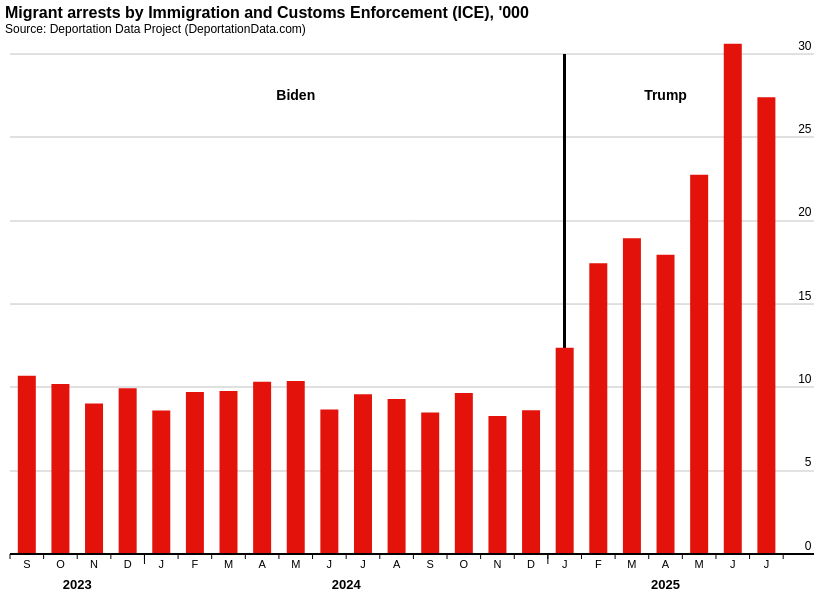

The notebook cell saved with this chart:
### Code cell
# Define Economist-style Vega-Lite chart and preview
spec = {
    "$schema": "https://vega.github.io/schema/vega-lite/v6.json",
    "config": {
        "axis": {
            "labelFontSize": 12,
            "titleFontSize": 13,
            "labelFont": "Arial, sans-serif",
            "titleFont": "Arial, sans-serif",
            "domainColor": "black",
            "domainWidth": 1
        },
        "title": {
            "fontSize": 16,
            "fontWeight": "bold",
            "font": "Arial, sans-serif",
            "anchor": "start"
        },
        "view": {
            "stroke": "transparent"
        }
    },
    "width": 800,
    "height": 500,
    "title": {
        "text": "Migrant arrests by Immigration and Customs Enforcement (ICE), '000",
        "subtitle": "Source: Deportation Data Project (DeportationData.com)",
        "anchor": "start"
    },
    "data": {"values": chart_data.to_dict('records')},
    "layer": [
        {
            "mark": {"type": "rule", "strokeWidth": 1, "color": "#e0e0e0"},
            "encoding": {"y": {"datum": 5}, "x": {"datum": -0.5}, "x2": {"datum": 23.4}}
        },
        {
            "mark": {"type": "rule", "strokeWidth": 1, "color": "#e0e0e0"},
            "encoding": {"y": {"datum": 10}, "x": {"datum": -0.5}, "x2": {"datum": 23.4}}
        },
        {
            "mark": {"type": "rule", "strokeWidth": 1, "color": "#e0e0e0"},
            "encoding": {"y": {"datum": 15}, "x": {"datum": -0.5}, "x2": {"datum": 23.4}}
        },
        {
            "mark": {"type": "rule", "strokeWidth": 1, "color": "#e0e0e0"},
            "encoding": {"y": {"datum": 20}, "x": {"datum": -0.5}, "x2": {"datum": 23.4}}
        },
        {
            "mark": {"type": "rule", "strokeWidth": 1, "color": "#e0e0e0"},
            "encoding": {"y": {"datum": 25}, "x": {"datum": -0.5}, "x2": {"datum": 23.4}}
        },
        {
            "mark": {"type": "rule", "strokeWidth": 1, "color": "#e0e0e0"},
            "encoding": {"y": {"datum": 30}, "x": {"datum": -0.5}, "x2": {"datum": 23.4}}
        },
        {
            "mark": {"type": "rule", "strokeWidth": 2, "color": "black"},
            "encoding": {"x": {"datum": 16}, "y": {"datum": 0}, "y2": {"datum": 30}}
        },
        {
            "mark": {"type": "bar", "tooltip": True, "color": "#e3120b", "width": {"band": 0.9}},
            "encoding": {
                "x": {
                    "field": "x_pos",
                    "type": "quantitative",
                    "axis": {
                        "title": None,
                        "labels": False,
                        "ticks": False,
                        "grid": False,
                        "domain": True,
                        "domainColor": "black",
                        "domainWidth": 2,
                        "domainOpacity": 1
                    },
                    "scale": {"domain": [-0.5, 23], "nice": False}
                },
                "y": {
                    "field": "arrests_thousands",
                    "type": "quantitative",
                    "axis": {
                        "title": None,
                        "grid": False,
                        "labels": True,
                        "values": [0, 5, 10, 15, 20, 25, 30],
                        "domain": False,
                        "ticks": False,
                        "orient": "right",
                        "labelAlign": "right",
                        "labelBaseline": "middle",
                        "labelPadding": 6,
                        "labelOffset": -9
                    },
                    "scale": {"domain": [0, 30]}
                },
                "tooltip": [
                    {"field": "date", "type": "temporal", "title": "Month", "format": "%b %Y"},
                    {"field": "arrests_thousands", "type": "quantitative", "title": "Arrests (thousands)", "format": ".1f"}
                ]
            }
        },
        {
            "mark": {"type": "rule", "strokeWidth": 1, "color": "black"},
            "encoding": {"y": {"datum": 0, "type": "quantitative"}, "x": {"datum": -0.5, "type": "quantitative"}, "x2": {"datum": 23.4}}
        },
        {
            "data": {"values": [{"x": -0.5}, {"x": 0.5}, {"x": 1.5}, {"x": 2.5}, {"x": 3.5}, {"x": 4.5}, {"x": 5.5}, {"x": 6.5}, {"x": 7.5}, {"x": 8.5}, {"x": 9.5}, {"x": 10.5}, {"x": 11.5}, {"x": 12.5}, {"x": 13.5}, {"x": 14.5}, {"x": 15.5}, {"x": 16.5}, {"x": 17.5}, {"x": 18.5}, {"x": 19.5}, {"x": 20.5}, {"x": 21.5}, {"x": 22.5}]},
            "mark": {"type": "rule", "strokeWidth": 1, "color": "#000000"},
            "encoding": {"x": {"field": "x", "type": "quantitative", "axis": None}, "y": {"datum": 0}, "y2": {"datum": -0.30}}
        },
        {
            "data": {"values": [{"x": 3.5}, {"x": 15.5}]},
            "mark": {"type": "rule", "strokeWidth": 1, "color": "#000000"},
            "encoding": {"x": {"field": "x", "type": "quantitative", "axis": None}, "y": {"datum": 0}, "y2": {"datum": -0.60}}
        },
        {
            "mark": {"type": "text", "align": "center", "baseline": "top", "dy": 5, "fontSize": 11, "fontWeight": "normal"},
            "encoding": {"x": {"field": "x_pos", "type": "quantitative", "axis": None}, "y": {"datum": 0}, "text": {"field": "month_letter", "type": "nominal"}}
        },
        {
            "data": {"values": [{"year": "2023", "x_pos": 1.5}, {"year": "2024", "x_pos": 9.5}, {"year": "2025", "x_pos": 19}]},
            "mark": {"type": "text", "fontSize": 13, "fontWeight": "bold", "baseline": "top", "dy": 25},
            "encoding": {"x": {"field": "x_pos", "type": "quantitative", "axis": None}, "y": {"datum": 0}, "text": {"field": "year", "type": "nominal"}}
        },
        {
            "data": {"values": [{"label": "Biden", "x_pos": 8}, {"label": "Trump", "x_pos": 19}]},
            "mark": {"type": "text", "fontSize": 14, "fontWeight": "bold", "baseline": "middle"},
            "encoding": {"x": {"field": "x_pos", "type": "quantitative", "axis": None}, "y": {"datum": 27.5}, "text": {"field": "label", "type": "nominal"}}
        }
    ]
}

alt.Chart.from_dict(spec)

### Figure 1 — Vega-Lite specification as saved in the notebook (floating-point values rounded to 4 significant figures)
{"config": {"view": {"continuousWidth": 300, "continuousHeight": 300, "stroke": "transparent"}, "axis": {"domainColor": "black", "domainWidth": 1, "labelFont": "Arial, sans-serif", "labelFontSize": 12, "titleFont": "Arial, sans-serif", "titleFontSize": 13}, "title": {"anchor": "start", "font": "Arial, sans-serif", "fontSize": 16, "fontWeight": "bold"}}, "layer": [{"mark": {"type": "rule", "color": "#e0e0e0", "strokeWidth": 1}, "encoding": {"x": {"datum": -0.5}, "x2": {"datum": 23.4}, "y": {"datum": 5}}}, {"mark": {"type": "rule", "color": "#e0e0e0", "strokeWidth": 1}, "encoding": {"x": {"datum": -0.5}, "x2": {"datum": 23.4}, "y": {"datum": 10}}}, {"mark": {"type": "rule", "color": "#e0e0e0", "strokeWidth": 1}, "encoding": {"x": {"datum": -0.5}, "x2": {"datum": 23.4}, "y": {"datum": 15}}}, {"mark": {"type": "rule", "color": "#e0e0e0", "strokeWidth": 1}, "encoding": {"x": {"datum": -0.5}, "x2": {"datum": 23.4}, "y": {"datum": 20}}}, {"mark": {"type": "rule", "color": "#e0e0e0", "strokeWidth": 1}, "encoding": {"x": {"datum": -0.5}, "x2": {"datum": 23.4}, "y": {"datum": 25}}}, {"mark": {"type": "rule", "color": "#e0e0e0", "strokeWidth": 1}, "encoding": {"x": {"datum": -0.5}, "x2": {"datum": 23.4}, "y": {"datum": 30}}}, {"mark": {"type": "rule", "color": "black", "strokeWidth": 2}, "encoding": {"x": {"datum": 16}, "y": {"datum": 0}, "y2": {"datum": 30}}}, {"mark": {"type": "bar", "color": "#e3120b", "tooltip": true, "width": {"band": 0.9}}, "encoding": {"tooltip": [{"field": "date", "format": "%b %Y", "title": "Month", "type": "temporal"}, {"field": "arrests_thousands", "format": ".1f", "title": "Arrests (thousands)", "type": "quantitative"}], "x": {"axis": {"domain": true, "domainColor": "black", "domainOpacity": 1, "domainWidth": 2, "grid": false, "labels": false, "ticks": false, "title": null}, "field": "x_pos", "scale": {"domain": [-0.5, 23], "nice": false}, "type": "quantitative"}, "y": {"axis": {"domain": false, "grid": false, "labelAlign": "right", "labelBaseline": "middle", "labelOffset": -9, "labelPadding": 6, "labels": true, "orient": "right", "ticks": false, "title": null, "values": [0, 5, 10, 15, 20, 25, 30]}, "field": "arrests_thousands", "scale": {"domain": [0, 30]}, "type": "quantitative"}}}, {"mark": {"type": "rule", "color": "black", "strokeWidth": 1}, "encoding": {"x": {"datum": -0.5, "type": "quantitative"}, "x2": {"datum": 23.4}, "y": {"datum": 0, "type": "quantitative"}}}, {"mark": {"type": "rule", "color": "#000000", "strokeWidth": 1}, "data": {"values": [{"x": -0.5}, {"x": 0.5}, {"x": 1.5}, {"x": 2.5}, {"x": 3.5}, {"x": 4.5}, {"x": 5.5}, {"x": 6.5}, {"x": 7.5}, {"x": 8.5}, {"x": 9.5}, {"x": 10.5}, {"x": 11.5}, {"x": 12.5}, {"x": 13.5}, {"x": 14.5}, {"x": 15.5}, {"x": 16.5}, {"x": 17.5}, {"x": 18.5}, {"x": 19.5}, {"x": 20.5}, {"x": 21.5}, {"x": 22.5}]}, "encoding": {"x": {"axis": null, "field": "x", "type": "quantitative"}, "y": {"datum": 0}, "y2": {"datum": -0.3}}}, {"mark": {"type": "rule", "color": "#000000", "strokeWidth": 1}, "data": {"values": [{"x": 3.5}, {"x": 15.5}]}, "encoding": {"x": {"axis": null, "field": "x", "type": "quantitative"}, "y": {"datum": 0}, "y2": {"datum": -0.6}}}, {"mark": {"type": "text", "align": "center", "baseline": "top", "dy": 5, "fontSize": 11, "fontWeight": "normal"}, "encoding": {"text": {"field": "month_letter", "type": "nominal"}, "x": {"axis": null, "field": "x_pos", "type": "quantitative"}, "y": {"datum": 0}}}, {"mark": {"type": "text", "baseline": "top", "dy": 25, "fontSize": 13, "fontWeight": "bold"}, "data": {"values": [{"year": "2023", "x_pos": 1.5}, {"year": "2024", "x_pos": 9.5}, {"year": "2025", "x_pos": 19}]}, "encoding": {"text": {"field": "year", "type": "nominal"}, "x": {"axis": null, "field": "x_pos", "type": "quantitative"}, "y": {"datum": 0}}}, {"mark": {"type": "text", "baseline": "middle", "fontSize": 14, "fontWeight": "bold"}, "data": {"values": [{"label": "Biden", "x_pos": 8}, {"label": "Trump", "x_pos": 19}]}, "encoding": {"text": {"field": "label", "type": "nominal"}, "x": {"axis": null, "field": "x_pos", "type": "quantitative"}, "y": {"datum": 27.5}}}], "data": {"name": "data-dcb7a33468c354e28589e43b1f6caa8c"}, "height": 500, "title": {"text": "Migrant arrests by Immigration and Customs Enforcement (ICE), '000", "anchor": "start", "subtitle": "Source: Deportation Data Project (DeportationData.com)"}, "width": 800, "$schema": "https://vega.github.io/schema/vega-lite/v6.json", "datasets": {"data-dcb7a33468c354e28589e43b1f6caa8c": [{"year_month": "2023-09-01T00:00:00", "arrests": 10698, "arrests_thousands": 10.7, "date": "2023-09-01T00:00:00", "year": 2023, "month_num": 9, "month_letter": "S", "admin": "Biden", "color": "#808080", "x_pos": 0}, {"year_month": "2023-10-01T00:00:00", "arrests": 10197, "arrests_thousands": 10.2, "date": "2023-10-01T00:00:00", "year": 2023, "month_num": 10, "month_letter": "O", "admin": "Biden", "color": "#808080", "x_pos": 1}, {"year_month": "2023-11-01T00:00:00", "arrests": 9025, "arrests_thousands": 9.025, "date": "2023-11-01T00:00:00", "year": 2023, "month_num": 11, "month_letter": "N", "admin": "Biden", "color": "#808080", "x_pos": 2}, {"year_month": "2023-12-01T00:00:00", "arrests": 9944, "arrests_thousands": 9.944, "date": "2023-12-01T00:00:00", "year": 2023, "month_num": 12, "month_letter": "D", "admin": "Biden", "color": "#808080", "x_pos": 3}, {"year_month": "2024-01-01T00:00:00", "arrests": 8612, "arrests_thousands": 8.612, "date": "2024-01-01T00:00:00", "year": 2024, "month_num": 1, "month_letter": "J", "admin": "Biden", "color": "#808080", "x_pos": 4}, {"year_month": "2024-02-01T00:00:00", "arrests": 9720, "arrests_thousands": 9.72, "date": "2024-02-01T00:00:00", "year": 2024, "month_num": 2, "month_letter": "F", "admin": "Biden", "color": "#808080", "x_pos": 5}, {"year_month": "2024-03-01T00:00:00", "arrests": 9775, "arrests_thousands": 9.775, "date": "2024-03-01T00:00:00", "year": 2024, "month_num": 3, "month_letter": "M", "admin": "Biden", "color": "#808080", "x_pos": 6}, {"year_month": "2024-04-01T00:00:00", "arrests": 10336, "arrests_thousands": 10.34, "date": "2024-04-01T00:00:00", "year": 2024, "month_num": 4, "month_letter": "A", "admin": "Biden", "color": "#808080", "x_pos": 7}, {"year_month": "2024-05-01T00:00:00", "arrests": 10377, "arrests_thousands": 10.38, "date": "2024-05-01T00:00:00", "year": 2024, "month_num": 5, "month_letter": "M", "admin": "Biden", "color": "#808080", "x_pos": 8}, {"year_month": "2024-06-01T00:00:00", "arrests": 8671, "arrests_thousands": 8.671, "date": "2024-06-01T00:00:00", "year": 2024, "month_num": 6, "month_letter": "J", "admin": "Biden", "color": "#808080", "x_pos": 9}, {"year_month": "2024-07-01T00:00:00", "arrests": 9589, "arrests_thousands": 9.589, "date": "2024-07-01T00:00:00", "year": 2024, "month_num": 7, "month_letter": "J", "admin": "Biden", "color": "#808080", "x_pos": 10}, {"year_month": "2024-08-01T00:00:00", "arrests": 9304, "arrests_thousands": 9.304, "date": "2024-08-01T00:00:00", "year": 2024, "month_num": 8, "month_letter": "A", "admin": "Biden", "color": "#808080", "x_pos": 11}, {"year_month": "2024-09-01T00:00:00", "arrests": 8493, "arrests_thousands": 8.493, "date": "2024-09-01T00:00:00", "year": 2024, "month_num": 9, "month_letter": "S", "admin": "Biden", "color": "#808080", "x_pos": 12}, {"year_month": "2024-10-01T00:00:00", "arrests": 9655, "arrests_thousands": 9.655, "date": "2024-10-01T00:00:00", "year": 2024, "month_num": 10, "month_letter": "O", "admin": "Biden", "color": "#808080", "x_pos": 13}, {"year_month": "2024-11-01T00:00:00", "arrests": 8287, "arrests_thousands": 8.287, "date": "2024-11-01T00:00:00", "year": 2024, "month_num": 11, "month_letter": "N", "admin": "Biden", "color": "#808080", "x_pos": 14}, {"year_month": "2024-12-01T00:00:00", "arrests": 8627, "arrests_thousands": 8.627, "date": "2024-12-01T00:00:00", "year": 2024, "month_num": 12, "month_letter": "D", "admin": "Biden", "color": "#808080", "x_pos": 15}, {"year_month": "2025-01-01T00:00:00", "arrests": 12380, "arrests_thousands": 12.38, "date": "2025-01-01T00:00:00", "year": 2025, "month_num": 1, "month_letter": "J", "admin": "Trump", "color": "#d62728", "x_pos": 16}, {"year_month": "2025-02-01T00:00:00", "arrests": 17452, "arrests_thousands": 17.45, "date": "2025-02-01T00:00:00", "year": 2025, "month_num": 2, "month_letter": "F", "admin": "Trump", "color": "#d62728", "x_pos": 17}, {"year_month": "2025-03-01T00:00:00", "arrests": 18952, "arrests_thousands": 18.95, "date": "2025-03-01T00:00:00", "year": 2025, "month_num": 3, "month_letter": "M", "admin": "Trump", "color": "#d62728", "x_pos": 18}, {"year_month": "2025-04-01T00:00:00", "arrests": 17954, "arrests_thousands": 17.95, "date": "2025-04-01T00:00:00", "year": 2025, "month_num": 4, "month_letter": "A", "admin": "Trump", "color": "#d62728", "x_pos": 19}, {"year_month": "2025-05-01T00:00:00", "arrests": 22749, "arrests_thousands": 22.75, "date": "2025-05-01T00:00:00", "year": 2025, "month_num": 5, "month_letter": "M", "admin": "Trump", "color": "#d62728", "x_pos": 20}, {"year_month": "2025-06-01T00:00:00", "arrests": 30617, "arrests_thousands": 30.62, "date": "2025-06-01T00:00:00", "year": 2025, "month_num": 6, "month_letter": "J", "admin": "Trump", "color": "#d62728", "x_pos": 21}, {"year_month": "2025-07-01T00:00:00", "arrests": 27412, "arrests_thousands": 27.41, "date": "2025-07-01T00:00:00", "year": 2025, "month_num": 7, "month_letter": "J", "admin": "Trump", "color": "#d62728", "x_pos": 22}]}}
